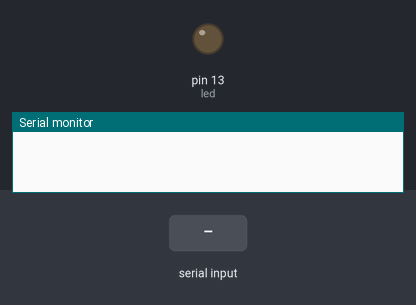
Bench run of a sketch on a simulated Arduino Uno, built with avr-gcc and run on an emulated ATmega328P. Shown: output pins drawn as LEDs (lit = HIGH), the last lines printed to the serial monitor. The test bench sets the inputs (shaded band).

Above: at 1.2 s.
1.3 s: "On\n" received over Serial
At 1.7 s:
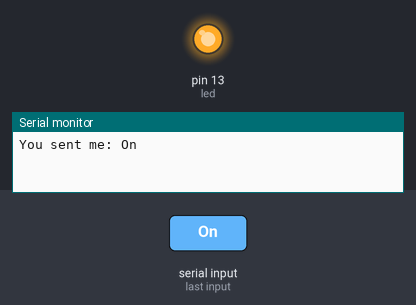
2.8 s: "1\n" received over Serial
At 4.0 s:
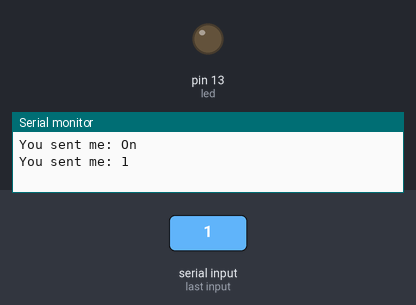
Timing chart, 0 to 5.8 s (numbered marks = the images above; inputs shaded):
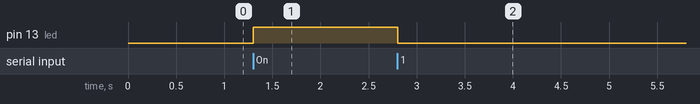

The sketch:

Arduino.ino
```cpp
const int led = 13;

void setup() {

  // This baud rate must match the one set up for Pi
  Serial.begin(9600);
  pinMode(led, OUTPUT);
}

void loop() {
  // If there is a serial message available
  if (Serial.available() > 0) {

    // Read it into our string
    String data = Serial.readStringUntil('\n');

    Serial.print("You sent me: ");
    Serial.println(data);

    // If the data is our keyword
    if(data == "On"){

      // Do the action
      digitalWrite(led, HIGH);
    }else{
      digitalWrite(led, LOW);
    }
  }
}
```

Measured:
- after the input at 1.3 s, pin 13 (led): LOW → HIGH at once
- after the input at 2.8 s, pin 13 (led): HIGH → LOW at once
